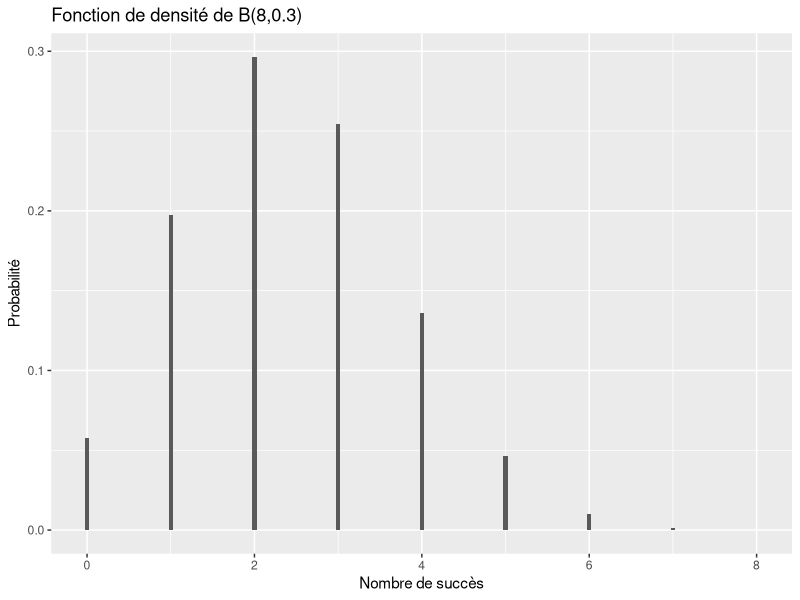
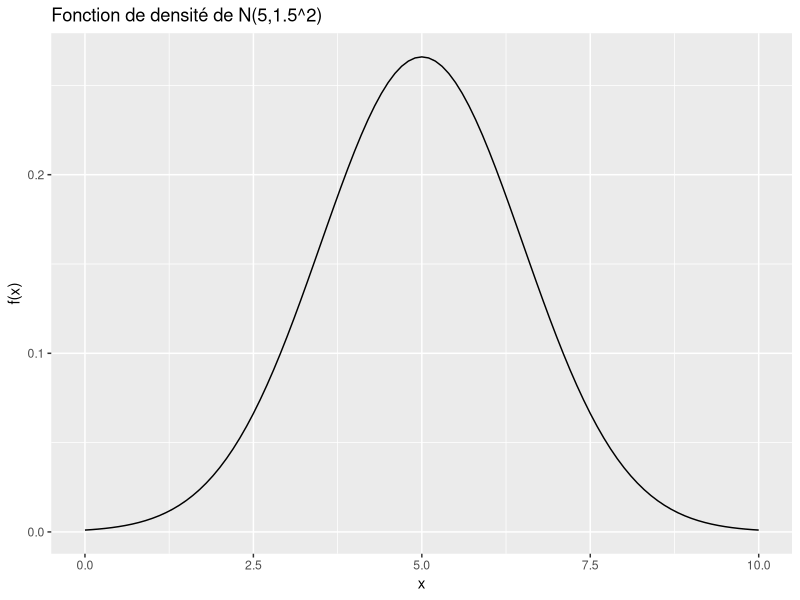
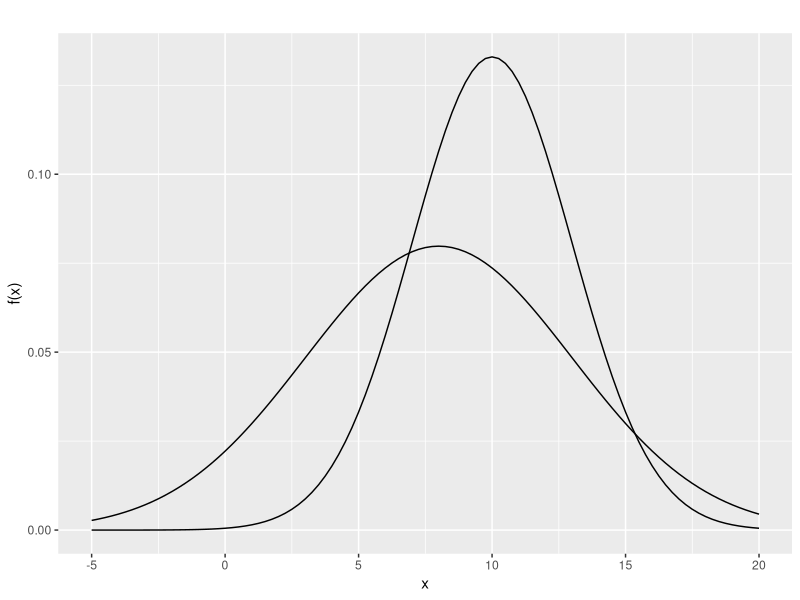

These charts were generated, in order, by the following R code:
## ---- chunk 1
knitr::opts_chunk$set(echo = TRUE)
library(ggplot2)
## ---- chunk 2
dbinom(4,8,0.3)
## ---- chunk 3
pbinom(4,8,0.3)
## ---- chunk 4
pbinom(4,8,0.3,lower.tail = FALSE)
1-pbinom(4,8,0.3)
## ---- chunk 5
1-pbinom(3,8,0.3)
## ---- chunk 6
n <- 8
p <- 0.3
fbinom <- data.frame(x = 0:n, y = dbinom(0:n, n, p))
ggplot(fbinom, aes(x = x, y = y)) +
  geom_bar(width = 0.05, stat = "identity") +
  labs(
    x = "Nombre de succès",
    y = "Probabilité",
    title = "Fonction de densité de B(8,0.3)"
  )
## ---- chunk 7
ggplot(data = data.frame(x = c(0, 10)), aes(x)) +
  stat_function(fun = dnorm, args = list(mean = 5, sd = 1.5)) +
  labs(
    x = "x",
    y = "f(x)",
    title = "Fonction de densité de N(5,1.5^2)"
  )
## ---- chunk 8
ggplot(data = data.frame(x = c(-5, 20)), aes(x)) +
  stat_function(fun = dnorm, args = list(mean = 10, sd = 3)) +
  stat_function(fun = dnorm, args = list(mean = 8, sd = 5)) +
  labs(
    x = "x",
    y = "f(x)",
    title = ""
  )
